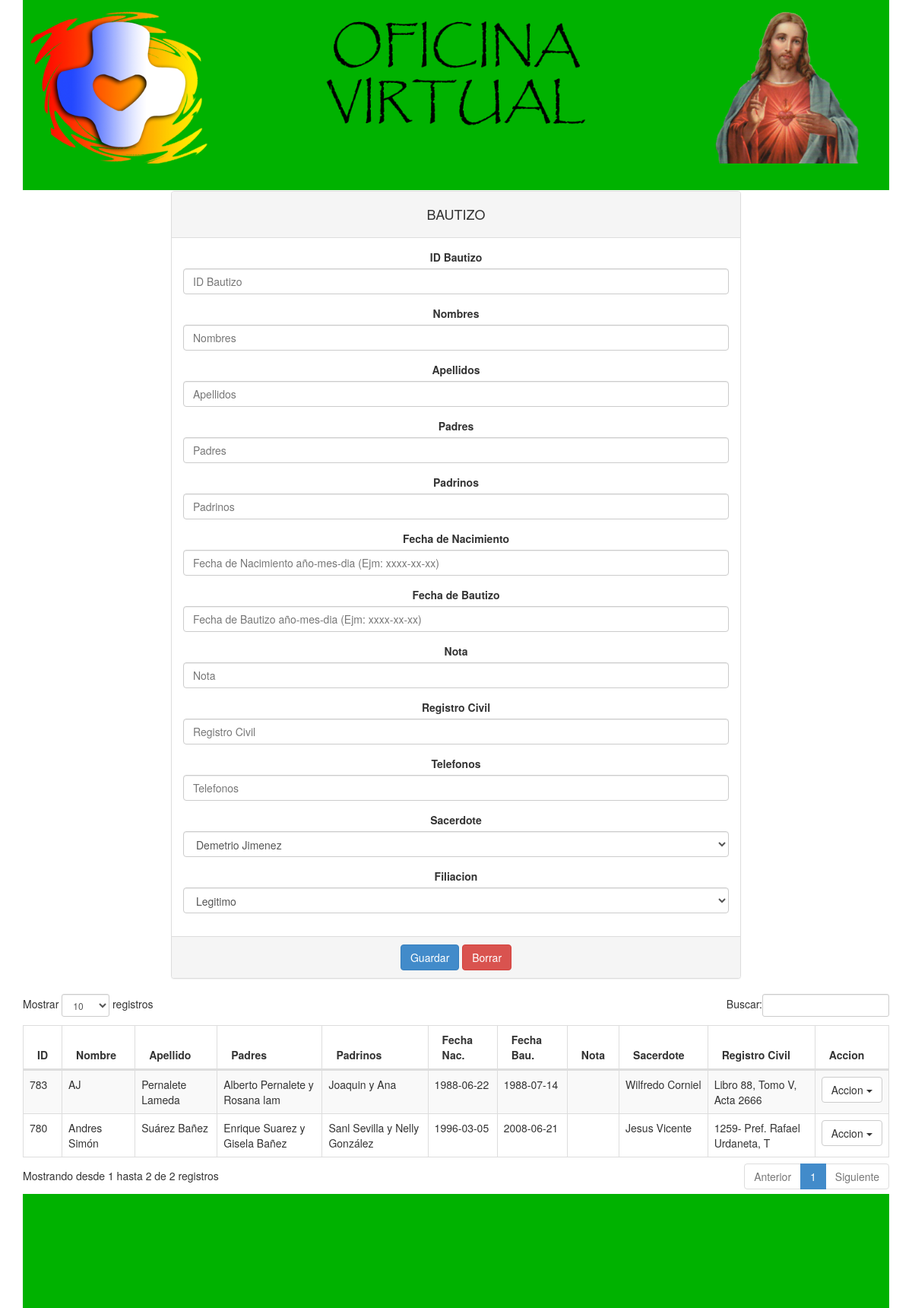
Page /bautizo.php on the committed database.
### tables this page shows
CREATE TABLE IF NOT EXISTS `bautizos` (
  `idbautizo` int(11) NOT NULL,
  `idestatus` int(11) NOT NULL,
  `idfiliacion` int(11) NOT NULL,
  `idsacerdote` int(11) NOT NULL,
  `idusuario` int(11) NOT NULL,
  `nombre` varchar(25) NOT NULL,
  `apellido` varchar(25) NOT NULL,
  `padres` varchar(125) NOT NULL,
  `fechadenacimiento` date NOT NULL,
  `fechadebautizo` date NOT NULL,
  `padrinos` varchar(125) NOT NULL,
  `nota` varchar(500) NOT NULL,
  `telefonos` varchar(50) NOT NULL,
  `registrocivil` varchar(50) NOT NULL,
  PRIMARY KEY (`idbautizo`),
  KEY `idestatus` (`idestatus`),
  KEY `idsacerdote` (`idsacerdote`),
  KEY `idfiliacion` (`idfiliacion`),
  KEY `idusuario` (`idusuario`)
);

CREATE TABLE IF NOT EXISTS `sacerdotes` (
  `idsacerdote` int(11) NOT NULL AUTO_INCREMENT,
  `idestatus` int(11) NOT NULL,
  `nombre` varchar(25) NOT NULL,
  `apellido` varchar(25) NOT NULL,
  PRIMARY KEY (`idsacerdote`),
  KEY `idestatus` (`idestatus`)
);

### control/bautizo/tablabautizo.php (the view, shortened to what this page needs)
<?php
include('control/conect.php');
 $wsql = "SELECT bautizos.idbautizo as id, bautizos.nombre as nb, bautizos.apellido as ab, padres, padrinos, fechadenacimiento as fn,
 fechadebautizo as fb, nota, sacerdotes.nombre as nsac, sacerdotes.apellido as asac, registrocivil
 FROM bautizos
 inner join sacerdotes on sacerdotes.idsacerdote = bautizos.idsacerdote
 ORDER BY bautizos.idbautizo";
    $result=mysql_query($wsql,$link);
 while($row=mysql_fetch_array($result)){
  $nota =  substr($row['nota'], 0, 15);
  $padres =  substr($row['padres'], 0, 30);
  $padrinos =  substr($row['padrinos'], 0, 30);
  $rc =  substr($row['registrocivil'], 0, 30);
?>
 <tr>
  <td><?php echo $row['id'] ?></td>
  <td><?php echo $row['nb'] ?></td>
  <td><?php echo $row['ab'] ?></td>
  <td><?php echo $padres ?></td>
  <td><?php echo $padrinos ?></td>
  <td><?php echo $row['fn'] ?></td>
  <td><?php echo $row['fb'] ?></td>
  <td><?php echo $nota ?></td>
  <td><?php echo $row['nsac'] ?>&nbsp;<?php echo $row['asac'] ?></td>
  <td><?php echo $rc ?></td>
  <td>
  <div class="dropdown">
        <button class="btn btn-default dropdown-toggle" type="button" id="menu1" data-toggle="dropdown">Accion
        <span class="caret"></span></button>
      </div>
    </div>
<?php }
?>

### bautizo.php (shortened to what this page needs)
<!DOCTYPE html>
<html>
<head>
	<link href="css/bootstrap.css" rel="stylesheet" media="screen">
	<link href="css/estilos.css" rel="stylesheet" media="screen">
</head>
<body>
	<div class="container">
	<header>
		<div class="row">
				<div class="col-md-3 col-sm-3">
				<center><img src="img/cruz.png" style="height: 200px; margin-top: 15px;" class="img-responsive"></center>
				</div>
				<div class="col-md-6 col-sm-6">
				<center><img src="img/titulo.png" class="img-responsive"></center>
				</div>
				<div class="col-md-3 col-sm-3">
				<center><img src="img/jesus.png" style="height: 200px; margin-top: 15px;" class="img-responsive"></center>
				</div>
		</div>
	</header>
		<div class="row">
			<div class="col-md-12 nopadding text-center">
			</div>
		</div>
		<div class="row">
			<div class="col-md-8 col-md-offset-2">
							<?php
								include("control/conect.php");
									$accion="control/bautizo/insertarbautizo.php";
									$idbautizo="";
									$nombre="";
									$apellido="";
									$padres="";
									$padrinos="";
									$fechadenacimiento="";
									$fechadebautizo="";
									$nota="";
									$registrocivil="";
									$telefonos="";
									$sacerdote="";
									$filiacion="";
							?>
							<form  action="<?php echo $accion ?>"  method="post">
								<div class="panel panel-default text-center">
									<div class="panel-heading">
										<div class="panel-title text-center"><h4>BAUTIZO</h4></div>
									</div>
									<div class="panel-body modal-body">
										<div class="form-group">
											<label for="idbautizo">ID Bautizo</label>
											<input type="text" class="form-control" name="idbautizo" value="<?php echo $idbautizo ?>" id="idbautizo" placeholder="ID Bautizo" required>
										</div>
										<div class="form-group">
											<label for="nombre">Nombres</label>
											<input type="text" class="form-control" name="nombre" value="<?php echo $nombre ?>" id="nombre" placeholder="Nombres" required>
										</div>
										<div class="form-group">
											<label for="apellido">Apellidos</label>
											<input type="text" class="form-control" name="apellido" value="<?php echo $apellido ?>" id="apellido" placeholder="Apellidos" required>
										</div>
										<div class="form-group">
											<label for="padres">Padres</label>
											<input type="text" class="form-control" name="padres" value="<?php echo $padres ?>" id="padres" placeholder="Padres" required>
										</div>
										<div class="form-group">
											<label for="padrinos">Padrinos</label>
											<input type="text" class="form-control" name="padrinos" value="<?php echo $padrinos ?>" id="padrinos" placeholder="Padrinos" required>
										</div>
										<div class="form-group">
											<label for="fechadenacimiento">Fecha de Nacimiento</label>
											<input type="text" class="form-control" name="fechadenacimiento" value="<?php echo $fechadenacimiento ?>" id="fechadenacimiento" placeholder="Fecha de Nacimiento año-mes-dia (Ejm: xxxx-xx-xx)" required>
										</div>
										<div class="form-group">
											<label for="fechadebautizo">Fecha de Bautizo</label>
											<input type="text" class="form-control" name="fechadebautizo" value="<?php echo $fechadebautizo ?>" id="fechadebautizo" placeholder="Fecha de Bautizo año-mes-dia (Ejm: xxxx-xx-xx)" required>
										</div>
										<div class="form-group">
											<label for="nota">Nota</label>
											<input type="text" class="form-control" name="nota" value="<?php echo $nota ?>" id="nota" placeholder="Nota">
										</div>
										<div class="form-group">
											<label for="registrocivil">Registro Civil</label>
											<input type="text" class="form-control" name="registrocivil" value="<?php echo $registrocivil ?>" id="registrocivil" placeholder="Registro Civil" required>
										</div>
										<div class="form-group">
											<label for="telefonos">Telefonos</label>
											<input type="text" class="form-control" name="telefonos" value="<?php echo $telefonos ?>" id="telefonos" placeholder="Telefonos">
										</div>
										<div class="form-group">
											<label for="sacerdote">Sacerdote</label>
											<select name="sacerdote" class="form-control" id="sel1" required>
												<?php include("control/sacerdoteselect.php"); ?>
											</select>
										</div>
										<div class="form-group">
											<label for="filiacion">Filiacion</label>
											<select name="filiacion" class="form-control" id="sel1" required>
												<?php include("control/filiacionselect.php"); ?>
											</select>
										</div>
									</div>
									<div class="panel-footer text-center">
										<button type="submit" class="btn btn-primary">Guardar</button>
										<button type="reset" class="btn btn-danger">Borrar</button>
									</div>
								</div>
							</form>
			</div>
		</div>
		<div class="row">
			<div class="col-md-12">
			<div class="table-responsive">
				<table class="table table-striped table-bordered table-hover" id="example">
				    <thead>
				      <tr>
				        <th>ID</th>
				        <th>Nombre</th>
				        <th>Apellido</th>
				        <th>Padres</th>
				        <th>Padrinos</th>
				        <th>Fecha Nac.</th>
				        <th>Fecha Bau.</th>
				        <th>Nota</th>
				        <th>Sacerdote</th>
				        <th>Registro Civil</th>
				        <th>Accion</th>
				      </tr>
				    </thead>
				    <tbody>
				    	<?php include('control/bautizo/tablabautizo.php') ?>
			</div>
			</div>
	<footer>
	</footer>
</body>
</html>

### control/sacerdoteselect.php (shortened to what this page needs)
<?php
	include("conect.php");
	$wsql="select * from sacerdotes order by nombre";
	$result=mysql_query($wsql,$link);
	while($row= mysql_fetch_array($result)){
?>
	<option value="<?php echo $row["idsacerdote"] ?>"<?php if($row['idsacerdote']==$sacerdote){ ?>  selected <?php } ?>><?php echo $row["nombre"]." ".$row["apellido"]?></option>
<?php }
?>

### control/filiacionselect.php (shortened to what this page needs)
<?php
	include("conect.php");
	$wsql="select * from filiacion order by nombre";
	$result=mysql_query($wsql,$link);
	while($row= mysql_fetch_array($result)){
?>
	<option value="<?php echo $row["idfiliacion"] ?>"<?php if($row['idfiliacion']==$filiacion){ ?>  selected <?php } ?>><?php echo $row["nombre"] ?></option>
<?php }
?>

### css/estilos.css (style rules this page uses)
header, footer { height: 250px; background: #00B200; }
footer { height: 150px; }

### rows in the picture
bautizos: idbautizo "780", nombre "Andres Simón", apellido "Suárez Bañez", padres "Enrique Suarez y Gisela Bañez", padrinos "Sanl Sevilla y Nelly González", fechadenacimiento "1996-03-05", fechadebautizo "2008-06-21", idsacerdote.nombre "Jesus", idsacerdote.apellido "Vicente", registrocivil "1259- Pref. Rafael Urdaneta, T"
bautizos: idbautizo "783", nombre "AJ", apellido "Pernalete Lameda", padres "Alberto Pernalete y Rosana lam", padrinos "Joaquin y Ana", fechadenacimiento "1988-06-22", fechadebautizo "1988-07-14", idsacerdote.nombre "Wilfredo", idsacerdote.apellido "Corniel", registrocivil "Libro 88, Tomo V, Acta 2666"

### other values in the picture
form field sacerdote "Demetrio Jimenez"
form field filiacion "Legitimo"
